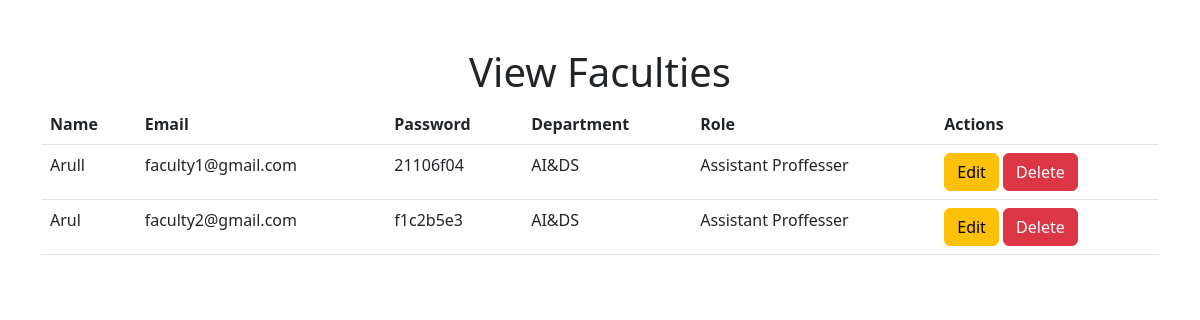
The page /hod/view-faculties/ on the database its author committed.
### hods/models.py (models this page shows, shortened)
class Faculty(models.Model):
    name = models.CharField(max_length=100)
    email = models.EmailField(unique=True)
    password = models.CharField(max_length=100)
    role = models.CharField(max_length=50)
    department = models.ForeignKey(Department, on_delete=models.CASCADE)

### Report_App/models.py (models this page shows, shortened)
class Department(models.Model):
    name = models.CharField(max_length=255)
    hod_name = models.CharField(max_length=255)
    email = models.EmailField(unique=True)
    password = models.CharField(max_length=255, default=uuid.uuid4)

### hods/views.py (the view)
# urls.py: path('view-faculties/', views.view_faculties, name='view_faculties'),
def view_faculties(request):
    faculties = Faculty.objects.all()
    return render(request, 'view_faculties.html', {'faculties': faculties})

### hods/templates/view_faculties.html (shortened to what this page needs)
<!DOCTYPE html>
<html lang="en">
<head>
    <link href="https://cdn.jsdelivr.net/npm/bootstrap@5.3.0-alpha3/dist/css/bootstrap.min.css" rel="stylesheet">
</head>
<body>
<div class="container mt-5">
    <h1 class="text-center">View Faculties</h1>
    <table class="table">
        <thead>
            <tr>
                <th>Name</th>
                <th>Email</th>
                <th>Password</th>
                <th>Department</th>
                <th>Role</th>
                <th>Actions</th>
            </tr>
        </thead>
        <tbody>
            {% for faculty in faculties %}
                <tr>
                    <td>{{ faculty.name }}</td>
                    <td>{{ faculty.email }}</td>
                    <td>{{ faculty.password }}</td>
                    <td>{{ faculty.department.name }}</td>
                    <td>{{ faculty.role }}</td>
                    <td><a href="#" class="btn btn-warning">Edit</a> <a href="#" class="btn btn-danger">Delete</a></td>
                </tr>
            {% endfor %}
        </tbody>
    </table>
</div>
</body>
</html>

### rows shown on the page
Faculty: name "Arull", email "faculty1@gmail.com", password "21106f04", department.name "AI&DS", role "Assistant Proffesser"
Faculty: name "Arul", email "faculty2@gmail.com", password "f1c2b5e3", department.name "AI&DS", role "Assistant Proffesser"
